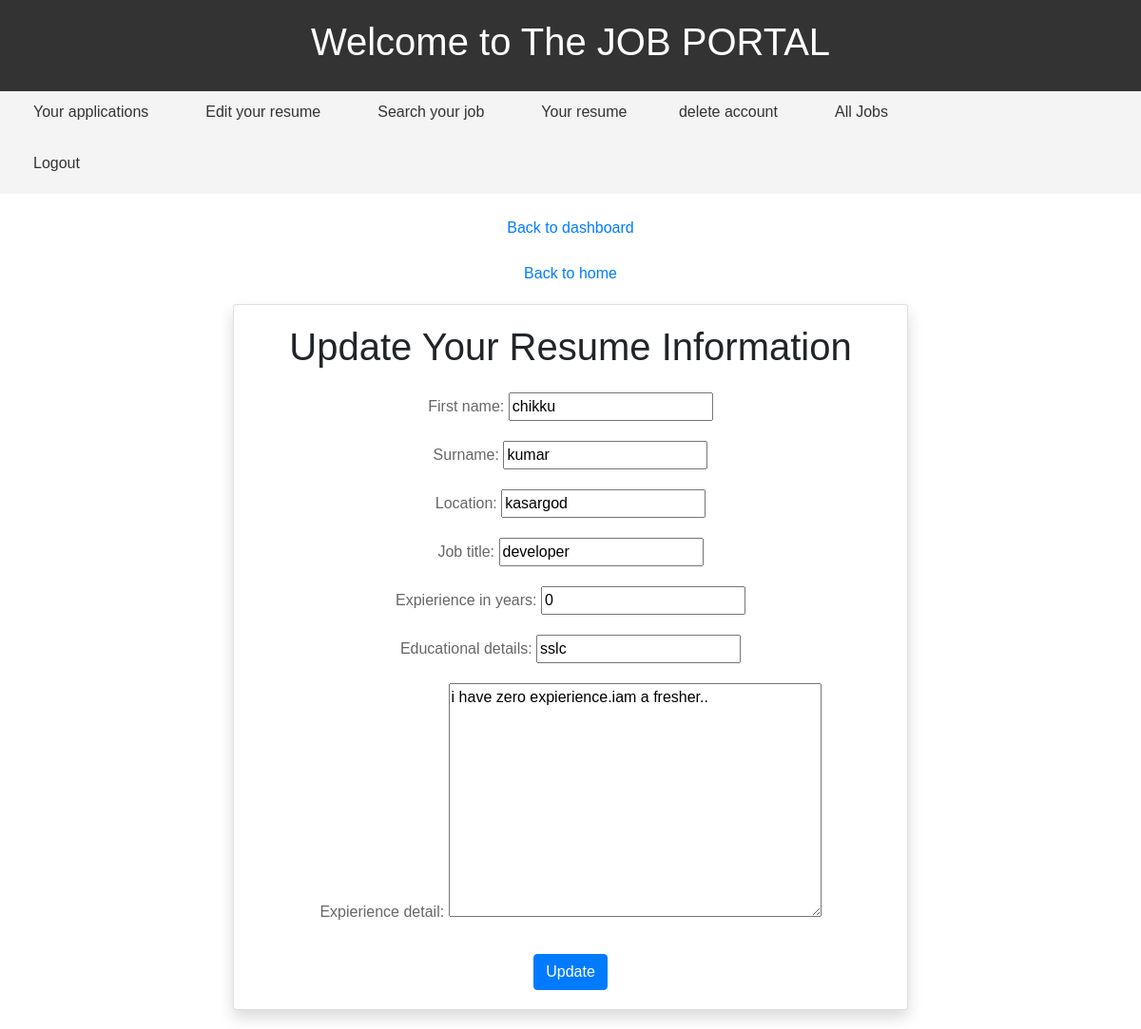
The page /resume/update-resume (signed in) on the database its author committed.
### resume/models.py (models this page shows, shortened)
class Resume(models.Model):
    user=models.OneToOneField(User,on_delete=models.CASCADE)
    first_name = models. CharField(max_length=100,null=True,blank=True)
    surname= models.CharField(max_length=100,null=True,blank=True)
    location = models.CharField(max_length=100,null=True,blank=True)
    job_title= models. CharField(max_length=100,null=True,blank=True)
    expierience_in_years=models.IntegerField(null=True,blank=True)
    educational_details=models.CharField(max_length=100,null=True,blank=True)
    expierience_detail=models.TextField(null=True,blank=True)

### resume/views.py (the view)
# urls.py: path('update-resume',update_resume,name="update-resume"),
def update_resume (request):
    if request.user.is_applicant:
        resume= Resume.objects.get(user=request.user)
        if request.method == 'POST':
            form =UpdateResumeForm (request.POST, instance=resume)
            if form.is_valid():
                var = form.save(commit=False)
                user = User.objects.get(pk=request.user.id)
                user.has_resume = True
                user.save()
                var.save()
                messages.info (request, 'Your resume info has been updated.')
                return redirect('resume-details',pk=resume.id)
            else:
                messages.warning('Something went wrong')
        else:
            form=UpdateResumeForm(instance=resume)
            context = {'form':form}
            return render(request, 'resume/update_resume.html', context)
    else:
        messages.warning(request,"permission denaied for u")
        return redirect('dashboard')

### resume/form.py
class UpdateResumeForm(forms.ModelForm):
    class Meta:
        model=Resume
        exclude=("user",)

### templates/resume/update_resume.html (shortened to what this page needs)
{% extends 'users/base.html' %}
{% load widget_tweaks %}
{% block content %}
<div class="container">
    <div class="row justify-content-center">
        <div class="col-md-8">
            <div class="card shadow">
                <div class="card-body">
                    <h1 class="card-title text-center mb-4">Update Your Resume Information</h1>
                    <form method="post">
                        {{ form.as_p }}
                        <div class="text-center mt-4">
                            <button type="submit" class="btn btn-primary">Update</button>
                        </div>
                    </form>
                </div>
            </div>
        </div>
    </div>
</div>
{% endblock %}

### templates/users/base.html (style rules this page uses)
body { font-family: Arial, sans-serif; margin: 0; padding: 0; }
.container { margin: 20px auto; text-align: center; }
.container p { color: #666; margin-top: 10px; }

### rows shown on the page
Resume: first_name "chikku", surname "kumar", location "kasargod", job_title "developer", expierience_in_years "0", educational_details "sslc", expierience_detail "i have zero expierience.iam a fresher.."
